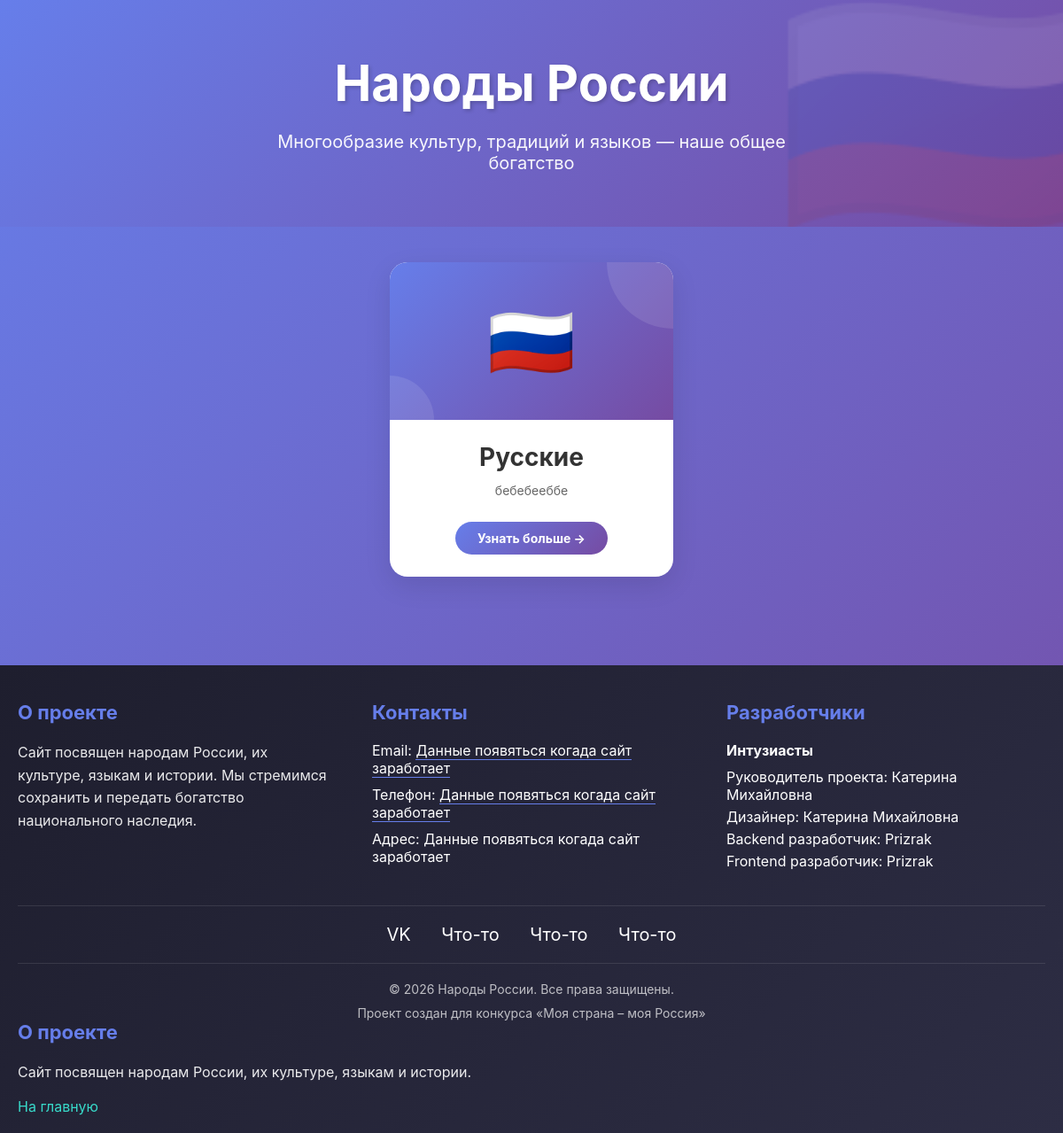
The app's page /, older data.
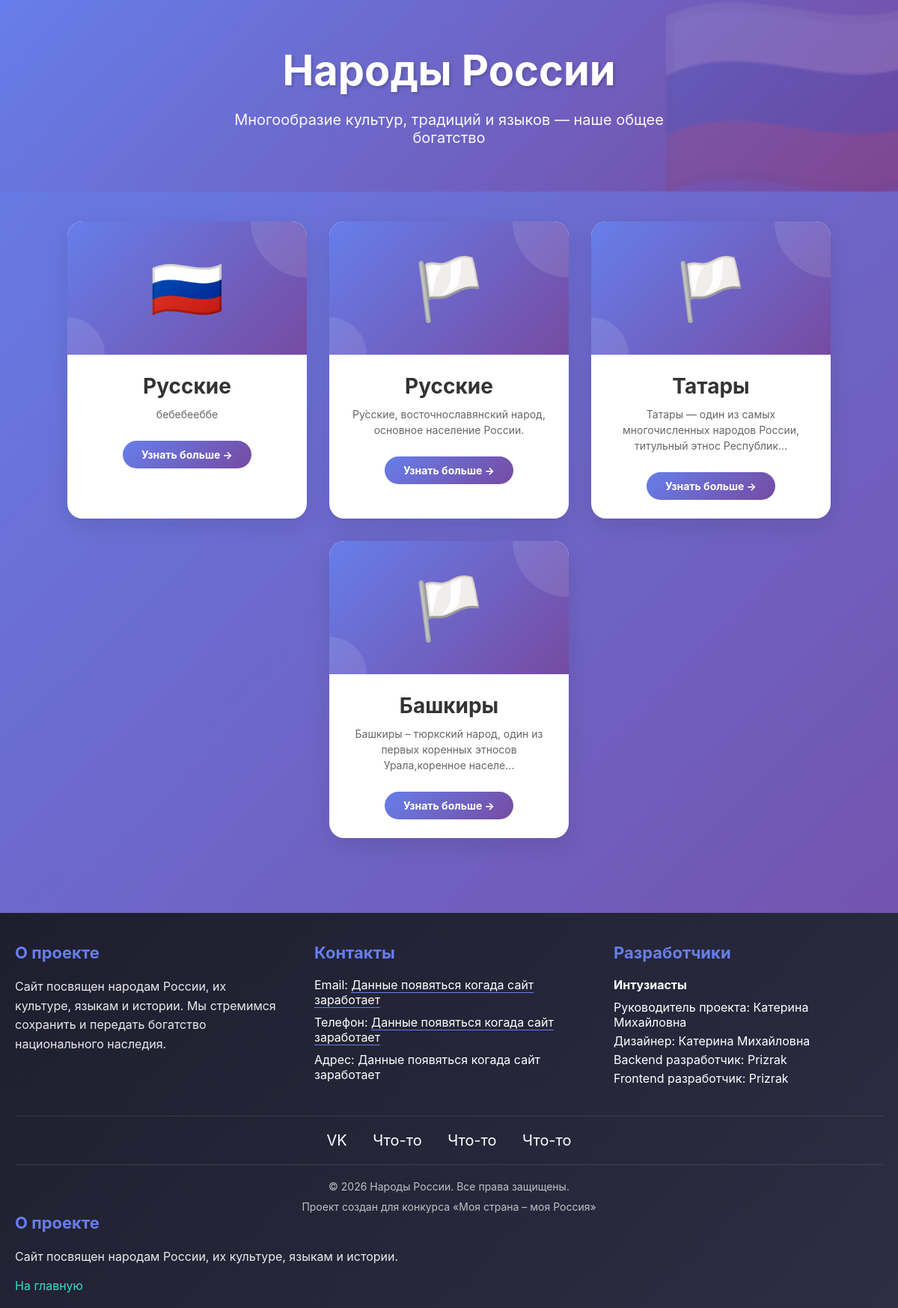
The same page, newer data.
### peoples/models.py (models this page shows, shortened)
class Nation(models.Model):
    name = models.CharField(max_length=100, verbose_name="Название народа")
    flag_emoji = models.CharField(max_length=10, default='🏳️', verbose_name="Флаг (эмодзи)")
    short_description = models.CharField(max_length=200, blank=True, verbose_name="Краткое описание")
    history_text = models.TextField(verbose_name="История народа")
    language_features = models.TextField(verbose_name="Особенности языка",
                                         help_text="Напишите про грамматику, интересные факты, алфавит и т.д.")
    photo1 = models.ImageField(upload_to='peoples/photos/', blank=True, null=True, verbose_name="Фото 1")
    photo2 = models.ImageField(upload_to='peoples/photos/', blank=True, null=True, verbose_name="Фото 2")
    photo3 = models.ImageField(upload_to='peoples/photos/', blank=True, null=True, verbose_name="Фото 3")
    VIDEO_HOST_CHOICES = [
        ('vk', 'ВКонтакте'),
        ('rutube', 'RUTUBE'),
    ]
    video_host = models.CharField(
        max_length=20,
        choices=VIDEO_HOST_CHOICES,
        default='rutube',
        verbose_name="Видеохостинг",
        help_text="Выберите где разместить видео"
    )
    video_url = models.URLField(blank=True, verbose_name="Ссылка на видео")
    video_embed_code=models.TextField(
        blank=True,
        verbose_name="Код для вставки (Для вк)",
        help_text="Для ВКонтакте: скопируйте embed код из видео"
    )
    audio_file = models.FileField(upload_to='peoples/audio/', blank=True, null=True, verbose_name="Аудио (песня/речь)")
    class Meta:
        verbose_name = "Народ"
        verbose_name_plural = "Народы"

### peoples/views.py (the view)
# urls.py: path('', views.home, name = 'home'),
def home(request):
    nations = Nation.objects.all()
    return render(request, 'home.html', {'nations': nations})

### peoples/templates/home.html (shortened to what this page needs)
<!DOCTYPE html>
<html lang="ru">
<head>
</head>
<body>
    <div class="hero">
        <h1>Народы России</h1>
        <p>Многообразие культур, традиций и языков — наше общее богатство</p>
    </div>
    <div class="container">
        <div class="grid">
            {% for nation in nations %}
            <div class="card" onclick="location.href='/{{ nation.id }}/'">
                <div class="card-header">
                    <div class="flag">{{ nation.flag_emoji }}</div>
                </div>
                <div class="card-body">
                    <h3>{{ nation.name }}</h3>
                    {% if nation.short_description %}
                    <p class="short-desc">{{ nation.short_description|truncatechars:80 }}</p>
                    {% else %}
                    <p class="short-desc">Уникальная культура и богатая история</p>
                    {% endif %}
                </div>
                <div class="card-footer">
                    <span class="learn-btn">Узнать больше →</span>
                </div>
            </div>
            {% empty %}
            <div style="text-align: center; grid-column: 1/-1; padding: 60px;">
                <h3>Народы пока не добавлены</h3>
                <p>Зайдите в админку и добавьте первый народ</p>
            </div>
            {% endfor %}
        </div>
    </div>
    {% include 'footer.html' %}
</body>
</html>

### peoples/templates/footer.html
<footer style="background: linear-gradient(135deg, #1e1e2e 0%, #2d2d44 100%); color: #fff; padding: 40px 20px 20px 20px; margin-top: 60px;">
    <div style="max-width: 1200px; margin: 0 auto;">
        <div style="display: grid; grid-template-columns: repeat(auto-fit, minmax(250px, 1fr)); gap: 40px; margin-bottom: 40px;">
            <div>
                <h3 style="color: #667eea; margin-bottom: 20px; font-size: 22px;">О проекте</h3>
                <p style="line-height: 1.6; opacity: 0.9;">Сайт посвящен народам России, их культуре, языкам и истории. Мы стремимся сохранить и передать богатство национального наследия.</p>
            </div>
            <div>
                <h3 style="color: #667eea; margin-bottom: 20px; font-size: 22px;">Контакты</h3>
                <p style="margin-bottom: 10px;">Email: <a href="mailto:info@peoplesofrussia.ru" style="color: #fff; text-decoration: none; border-bottom: 1px solid #667eea;">Данные появяться когада сайт заработает</a></p>
                <p style="margin-bottom: 10px;">Телефон: <a href="tel:+78001234567" style="color: #fff; text-decoration: none; border-bottom: 1px solid #667eea;">Данные появяться когада сайт заработает</a></p>
                <p>Адрес: Данные появяться когада сайт заработает</p>
            </div>
            <div>
                <h3 style="color: #667eea; margin-bottom: 20px; font-size: 22px;">Разработчики</h3>
                <p style="margin-bottom: 10px;"><strong>Интузиасты</strong></p>
                <p style="margin-bottom: 5px;">Руководитель проекта: Катерина Михайловна</p>
                <p style="margin-bottom: 5px;">Дизайнер: Катерина Михайловна</p>
                <p style="margin-bottom: 5px;">Backend разработчик: Prizrak</p>
                <p> Frontend разработчик: Prizrak</p>
            </div>
        </div>
        <div style="text-align: center; padding: 20px 0; border-top: 1px solid rgba(255,255,255,0.1); border-bottom: 1px solid rgba(255,255,255,0.1); margin-bottom: 20px;">
            <a href="#" style="color: #fff; margin: 0 15px; text-decoration: none; font-size: 20px;">VK</a>
            <a href="#" style="color: #fff; margin: 0 15px; text-decoration: none; font-size: 20px;">Что-то</a>
            <a href="#" style="color: #fff; margin: 0 15px; text-decoration: none; font-size: 20px;">Что-то</a>
            <a href="#" style="color: #fff; margin: 0 15px; text-decoration: none; font-size: 20px;">Что-то</a>
        </div>
        <div style="text-align: center; font-size: 14px; opacity: 0.7;">
            <p>© 2026 Народы России. Все права защищены.</p>
            <p style="margin-top: 10px;">Проект создан для конкурса «Моя страна – моя Россия»</p>
        </div>
        <div>
            <h3 style="color: #667eea; margin-bottom: 20px; font-size: 22px;">О проекте</h3>
            <p style="line-height: 1.6; opacity: 0.9;">Сайт посвящен народам России, их культуре, языкам и истории.</p>
            <p style="margin-top: 15px;">
                <a href="/" style="color: #38daca; text-decoration: none;">На главную</a>
            </p>
        </div>
    </div>
</footer>

### peoples/templates/home.html (style rules this page uses)
* { margin: 0; padding: 0; box-sizing: border-box; }
body { font-family: -apple-system, BlinkMacSystemFont, 'Segoe UI', Roboto, sans-serif; background: linear-gradient(135deg, #667eea 0%, #764ba2 100%); min-height: 100vh; display: flex; flex-direction: column; }
.hero { background: linear-gradient(135deg, #667eea 0%, #764ba2 100%); padding: 60px 20px; text-align: center; color: white; position: relative; overflow: hidden; }
.hero::before { content: "🇷🇺"; font-size: 300px; position: absolute; opacity: 0.1; bottom: -50px; right: -50px; pointer-events: none; }
.hero h1 { font-size: 56px; margin-bottom: 20px; text-shadow: 2px 2px 4px rgba(0,0,0,0.2); animation: fadeInDown 0.8s ease; }
.hero p { font-size: 20px; opacity: 0.95; max-width: 600px; margin: 0 auto; animation: fadeInUp 0.8s ease; }
.container { flex: 1; width: 100%; margin: 0; padding: 40px 20px; }
.grid { display: flex; flex-wrap: wrap; justify-content: center; gap: 30px; width: 100%; }
.card { background: white; border-radius: 20px; overflow: hidden; cursor: pointer; transition: all 0.4s cubic-bezier(0.175, 0.885, 0.32, 1.275); box-shadow: 0 10px 30px rgba(0,0,0,0.1); position: relative; width: 320px; flex-shrink: 0; }
.card-header { background: linear-gradient(135deg, #667eea 0%, #764ba2 100%); padding: 40px 20px; text-align: center; position: relative; overflow: hidden; }
.card-header .flag { font-size: 80px; transition: transform 0.3s ease; }
.card-header::before { content: ""; position: absolute; width: 150px; height: 150px; background: rgba(255,255,255,0.1); border-radius: 50%; top: -75px; right: -75px; }
.card-header::after { content: ""; position: absolute; width: 100px; height: 100px; background: rgba(255,255,255,0.1); border-radius: 50%; bottom: -50px; left: -50px; }
.card-body { padding: 25px; text-align: center; }
.card-body h3 { font-size: 28px; color: #333; margin-bottom: 10px; }
.card-body .short-desc { color: #666; font-size: 14px; line-height: 1.5; }
.card-footer { padding: 0 25px 25px 25px; text-align: center; }
.learn-btn { display: inline-block; padding: 10px 25px; background: linear-gradient(135deg, #667eea 0%, #764ba2 100%); color: white; text-decoration: none; border-radius: 25px; font-weight: bold; transition: all 0.3s ease; font-size: 14px; }

Row changes from the older to the newer data that the page shows:
added Nation: flag_emoji "🏳️", name "Русские", short_description "Ру́сские, восточнославянский народ, основное население России."
added Nation: flag_emoji "🏳️", name "Татары", short_description "Татары — один из самых многочисленных народов России, титульный этнос Республик…"
added Nation: flag_emoji "🏳️", name "Башкиры", short_description "Башкиры – тюркский народ, один из первых коренных этносов Урала,коренное населе…"
